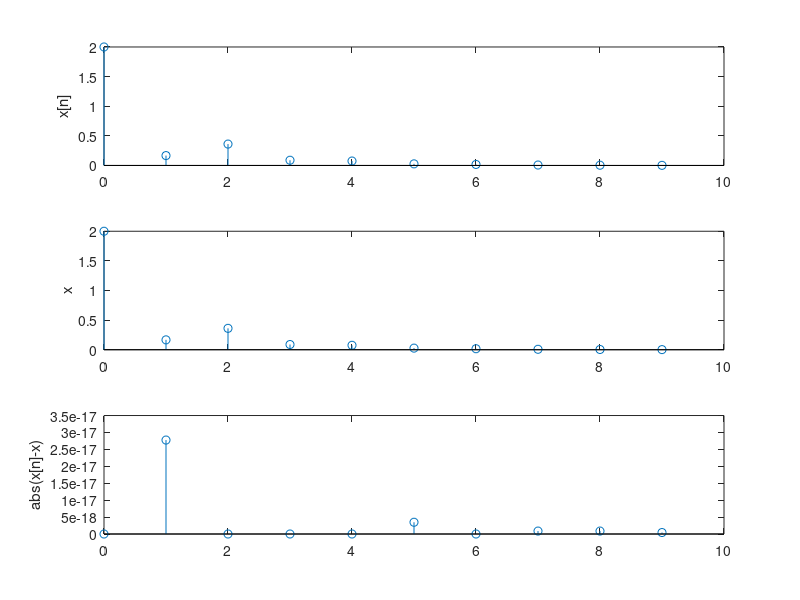
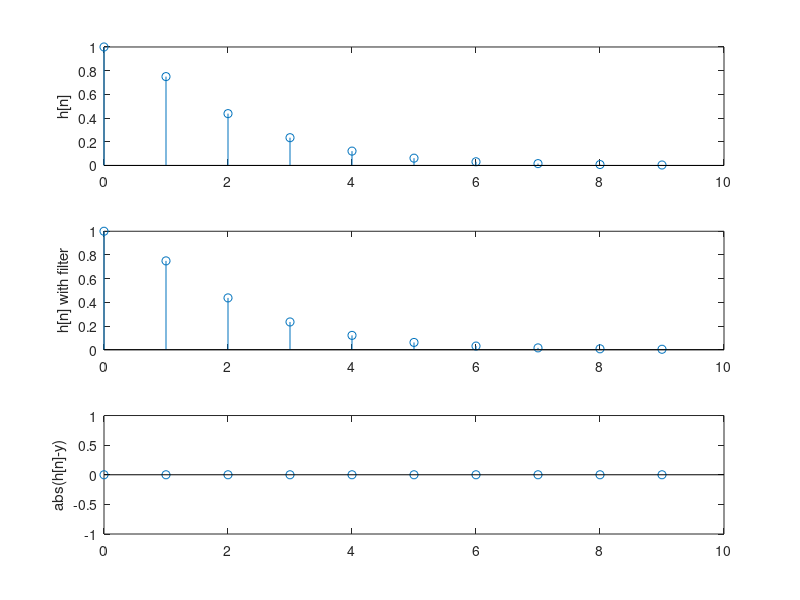
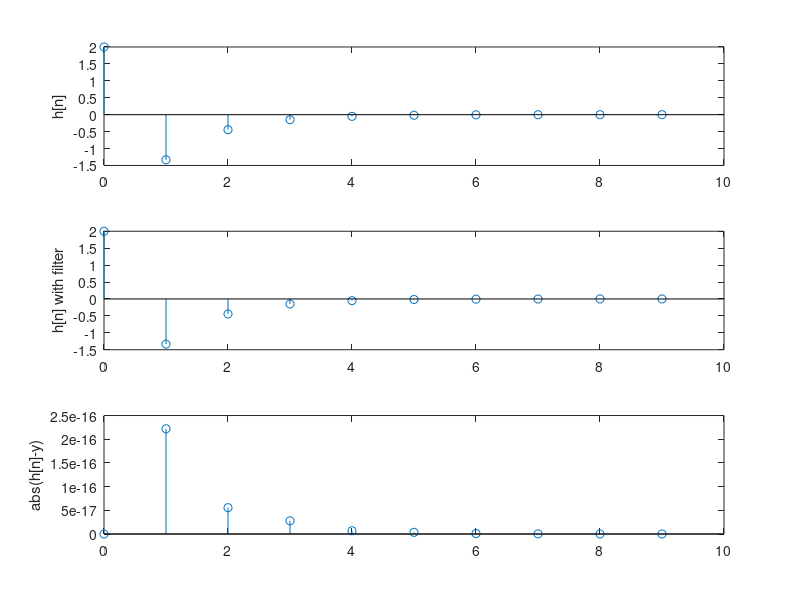
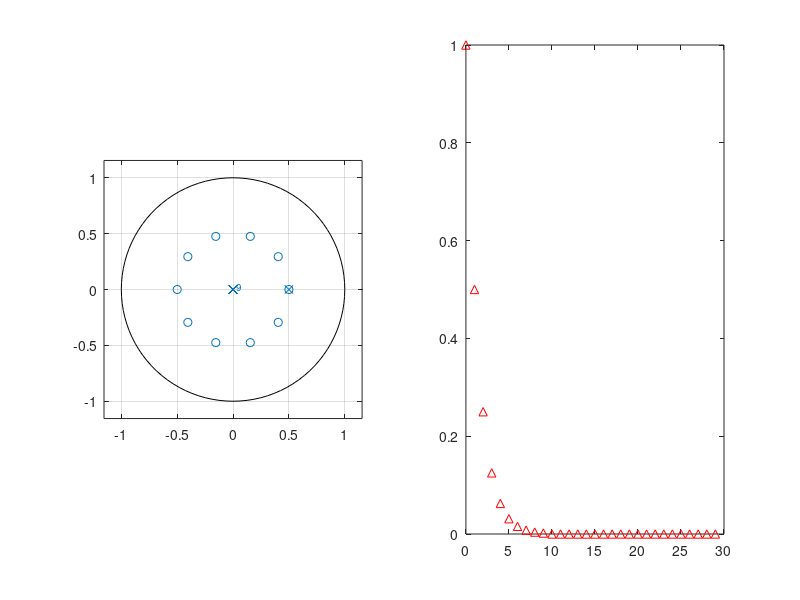

These charts were generated, in order, by the following MATLAB code: (Note: this script raises an error after producing the figures.)
%% Q1
clc; close all; clear;

n = 0:9;
xn = ((0.5).^n)+((-1/3).^n);
b = [2,-1/6];
a = [1,-1/6, -1/6]; 
N=9;
x = filter(b, a, [1, zeros(1, N)]);
delta = abs(xn-x);

figure('Name', 'Question 1', 'NumberTitle', 'off');
subplot(3, 1, 1);
stem(n, xn);
ylabel('x[n]');

subplot(3, 1, 2);
stem(n, x);
ylabel('x');

subplot(3, 1, 3);
stem(n, abs(xn-x));
ylabel('abs(x[n]-x)');

%% Q2
n=0:9;

h_n=-(1/4).^n+2.*(1/2).^n;
figure('Name', 'Question 2', 'NumberTitle', 'off');
subplot(3, 1, 1);
stem(n, h_n);
ylabel('h[n]');

b=1;
a=[1 -3/4 1/8];
y=filter(b,a,[1,zeros(1,9)]);
subplot(3, 1, 2);
stem(n, y);
ylabel('h[n] with filter');

subplot(3, 1, 3);
stem(n, abs(h_n-y));
ylabel('abs(h[n]-y)');

%% Q3
n=0:9;

h_n = -4.*((1/3).^n);
h_n(1) = h_n(1) + 6;

figure('Name', 'Question 3', 'NumberTitle', 'off');
subplot(3, 1, 1);
stem(n, h_n);
ylabel('h[n]');

b = [2 -2];
a = [1 -1/3];
y=filter(b,a,[1,zeros(1,9)]);
subplot(3, 1, 2);
stem(n, y);
ylabel('h[n] with filter');

subplot(3, 1, 3);
stem(n, abs(h_n-y));
ylabel('abs(h[n]-y)');

%% Q4
b = [1 0 0 0 0 0 0 0 0 0 -1/1024];
a = [1 -1/2];

figure('Name', 'Question 4', 'NumberTitle', 'off');
subplot(1,2,1);
zplane(b, a);
subplot(1,2,2);
impz(b, a);

%% Q5
n=0:9;
b=[1 0 -1];
a=[1 0.9 0.6 0.05];
for_Q5_and_Q6(5, n, b, a);

%% Q6
n=0:9;
b=[1 1/4 -1/8];
a=[1 1];
for_Q5_and_Q6(6, n, b, a);

%% Function for Q5 and Q6
function [] = for_Q5_and_Q6(questionNumber, n, b, a)
    figure('Name', "Question "+questionNumber+".1", 'NumberTitle', 'off');
    zplane(b,a);
    title('Using zplane');
    
    figure('Name', "Question "+questionNumber+".2", 'NumberTitle', 'off');
    h_n1=filter(b, a, [1,zeros(1,9)]);
    subplot(3,1,1);
    stem(n, h_n1);
    title('h[n] using filter');
    
    h_n2=impz(b, a, n).';
    subplot(3,1,2);
    stem(n, h_n2);
    title('h[n] using impz');
    
    delta_hn1_hn2 = abs(h_n1 - h_n2);
    subplot(3,1,3);
    stem(n, delta_hn1_hn2);
    title('The Difference Between h[n] using filter and h[n] using impz');
    
    figure('Name', "Question "+questionNumber+".3", 'NumberTitle', 'off');
    [r, p, k]=residuez(b, a);
    if numel(r) == 3 && numel(p) == 3
        h_n3 = r(1).*(p(1).^n) + r(2).*(p(2).^n) + r(3).*(p(3).^n);
    else
        if numel(r) == 2 && numel(p) == 2
            h_n3 = r(1).*(p(1).^n) + r(2).*(p(2).^n);
        else
            if numel(r) == 1 && numel(p) == 1 && numel(k) == 2
                h_n3 = r(1).*(p(1).^n);
                h_n3(1) = h_n3(1) + k(1);
                h_n3(2) = h_n3(2) + k(2);
            end
        end
    end
    subplot(3,1,1);
    stem(n, h_n3);
    title('h[n] using residuez');
    
    delta_hn1_hn3 = abs(h_n1 - h_n3);
    subplot(3,1,2);
    stem(n, delta_hn1_hn3);
    title('The Difference Between h[n] using filter and h[n] using residuez');
    
    delta_hn2_hn3 = abs(h_n2 - h_n3);
    subplot(3,1,3);
    stem(n, delta_hn2_hn3);
    title('The Difference Between h[n] using impz and h[n] using residuez');
end





